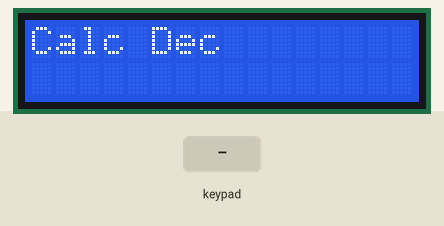
This sketch was run on a simulated Arduino Uno, built with avr-gcc and run on an emulated ATmega328P. Parts: 16×2 character LCD. Inputs (shaded band) come from the test bench.

Above: at 1.2 s.
1.3 s: keypad keys 7 + 5 = pressed 0.4 s apart
At 3.1 s:
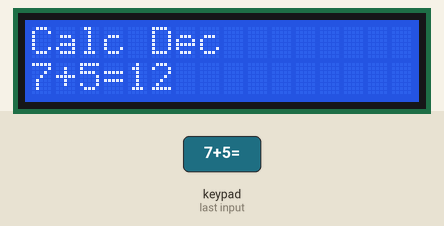
4.4 s: key '+' pressed
At 5.6 s:
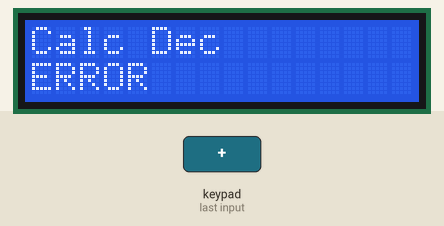
5.9 s: key '=' pressed
At 7.0 s:
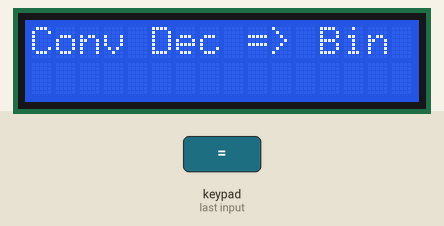
7.4 s: keypad keys 7 6 5 4 * pressed 0.4 s apart
At 10.4 s:
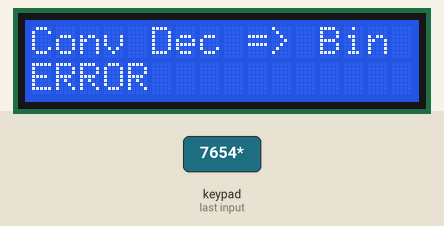
10.9 s: key 'C' pressed
At 11.9 s:
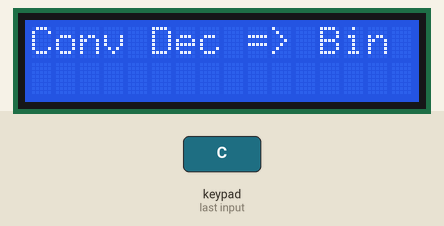
12.4 s: keypad keys 6 * 7 = pressed 0.4 s apart
At 14.9 s:
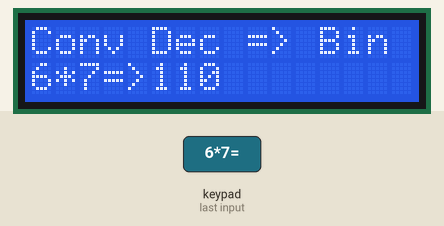
Timing chart, 0 to 16.4 s (numbered marks = the images above; inputs shaded):
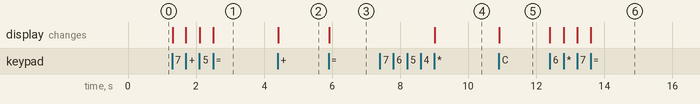

Measured:
- after the input at 1.3 s, the display: first changes at once (image 1 shows a later state)
- after the input at 4.4 s, the display: changes at once (image 2)
- after the input at 5.9 s, the display: changes at once (image 3)
- after the input at 7.4 s, the display: changes after 1.6 s (image 4)
- after the input at 10.9 s, the display: changes at once (image 5)
- after the input at 12.4 s, the display: first changes at once (image 6 shows a later state)

The sketch:

calculadora.ino
```cpp
#include <Keypad.h>
#include <Wire.h>
#include <LiquidCrystal.h>

/*
	PRA MUDAR A BASE, CLICA NO CANCEL QUANDO NAO TEM NADA DIGITADO
    PRA MUDAR O MODO DA CALCULADORA, APERTA NO = QUANDO NAO TEM NADA DIGITADO
*/


LiquidCrystal lcd(13, 12, 11, 10, 9, 8);

String first = "";
String second = "";
int maxDigitLength = 3;
char expr;
double total = 0;
int digitPos = 0;

const byte ROWS = 4;
const byte COLS = 4;

char keys[ROWS][COLS] = {
  {'1','2','3','+'},
  {'4','5','6','-'},
  {'7','8','9','*'},
  {'C','0','=','/'}
};
byte rowPins[ROWS] = {7,6,5,4}; //connect to the row pinouts of the keypad
byte colPins[COLS] = {3,2,A4,A5}; //connect to the column pinouts of the keypad

enum {CALCULADORA, CONVERSOR_DEC_BIN, CONVERSOR_BIN_DEC, CONVERSOR_DEC_OCT, CONVERSOR_OCT_DEC} ESTADO = CALCULADORA;
enum {FIRST, SECOND, ANSWERED} AWAITING = FIRST;
enum {DECIMAL, BINARIO, OCTAL} BASE = DECIMAL;

//initialize an instance of class NewKeypad
Keypad customKeypad = Keypad( makeKeymap(keys), rowPins, colPins, ROWS, COLS);

void setup(){
  lcd.begin(16, 2);               // start lcd
  //lcd.setCursor(0,1);
  lcd.clear();
  lcd.setCursor(0, 0);
  //Serial.begin(9600);
  lcd.print("Calc");
  lcd.setCursor(5, 0);
  lcd.print("Dec");
  lcd.setCursor(0, 0);
}


void loop(){
  keypad();
}

String calculate(){
  long result = 0;
  first = convert(first);
  second = convert(second);
  switch(expr){
    case '+':
    result = first.toInt() + second.toInt();
    break;
    case '-':
    result = first.toInt() - second.toInt();
    break;
    case '*':
    result = first.toInt() * second.toInt();
    break;
    case '/':
    if(first.toInt() == 0 || second.toInt() == 0){error(); return "";}
    result = first.toInt() / second.toInt();
    break;
  }
  return reconvert(String(result));
}

String reconvert(String n){ // decimal para x
  int base = 0;
  String result = "";
  int num = n.toInt();
  switch(BASE){
    case BINARIO:
    base = 2;
    break;
    case OCTAL:
    base = 8;
    break;
  }
  if(BASE == DECIMAL || num < base){
    return n;
  }
  while(num >= base){
    result.concat(num % base);
    num = num / base;
    if(num < base)result.concat(num);
  }
  result = invert(result);
  return result;
}

String convert(String str){ // x para decimal
  int base = 0;
  int result = 0;
  switch(BASE){
    case BINARIO:
    base = 2;
    break;
    case OCTAL:
    base = 8;
    break;
  }
  if(BASE == DECIMAL){
    return str;
  }
  int n = 0;
  for(int i = 0, p = str.length() - 1; i < str.length(); i++, p--){
    n = String(str.charAt(i)).toInt();
    result += n*pow(base, p);
  }
  return String(result);
}

int pow(int base, int expo){
  int result = base;
  if(expo == 1)return base;
  else if(expo == 0) return 1;
    while(expo > 1){
    result = result*base;
    expo--;
  }
  return result;
}

String invert(String str){
  if(str.length() == 1) return str;
  String result = "";
  for(int i = str.length() - 1; i >= 0; i--){
    result += str.charAt(i);
  }
  return result;
}

void error(){
  clear();
  printLcd("ERROR");
  AWAITING = ANSWERED;
}

bool toDecimal = false;
void changeMode(){
  clear();
  lcd.setCursor(0,0);
  switch(ESTADO){
    case CALCULADORA:
    BASE = BINARIO;
    ESTADO = CONVERSOR_DEC_BIN;
    toDecimal = false;
    lcd.print("Conv");
    lcd.setCursor(5,0);
    lcd.print("Dec => Bin");
    break;
    default:
    ESTADO = CALCULADORA;
    BASE = DECIMAL;
    lcd.print("Calc");
    lcd.setCursor(5,0);
    lcd.print("Dec       ");
    break;
  }
}

void changeBase(){
  if(ESTADO == CALCULADORA){
    AWAITING = FIRST;
    switch(BASE){
      case DECIMAL:
      BASE = BINARIO;
      lcd.setCursor(5, 0);
      lcd.print("Bin");
      break;
      case BINARIO:
      BASE = OCTAL;
      lcd.setCursor(5, 0);
      lcd.print("Oct");
      break;
      case OCTAL:
      BASE = DECIMAL;
      lcd.setCursor(5, 0);
      lcd.print("Dec");
      break;
    }
  }else{
    switch(ESTADO){
      case CONVERSOR_DEC_BIN:
      toDecimal = true;
      ESTADO = CONVERSOR_BIN_DEC;
      lcd.setCursor(5,0);
      lcd.print("Bin => Dec");
      break;
      case CONVERSOR_BIN_DEC:
      toDecimal = false;
      BASE = OCTAL;
      ESTADO = CONVERSOR_DEC_OCT;
      lcd.setCursor(5,0);
      lcd.print("Dec => Oct");
      break;
      case CONVERSOR_DEC_OCT:
      toDecimal = true;
      ESTADO = CONVERSOR_OCT_DEC;
      lcd.setCursor(5,0);
      lcd.print("Oct => Dec");
      break;
      case CONVERSOR_OCT_DEC:
      ESTADO = CONVERSOR_DEC_BIN;
      toDecimal = false;
      lcd.setCursor(5,0);
      lcd.print("Dec => Bin");
      break;
    }
  }
}

void printLcd(String s){
  lcd.setCursor(digitPos,1);
  lcd.print(s);
  digitPos += s.length();
}

void clear(){
  for(int i = 0; i < digitPos; i++){
    lcd.setCursor(i,1);
    lcd.print(" ");
  }
  first = "";
  second = "";
  digitPos = 0;
}

void keypad(){
  char key = customKeypad.getKey();
  switch(key){
    case '0' ... '9':
    if(AWAITING == FIRST && first.length() <= maxDigitLength){
      first += key;
      printLcd(String(key));
    }else if(AWAITING == SECOND && second.length() <= maxDigitLength){
      second += key;
      printLcd(String(key));
    }
    break;
    case '+':
    case '-':
    case '*':
    case '/':
    if(AWAITING != FIRST){
      error();
    }else{
      printLcd(String(key));
      expr = key;
      AWAITING = SECOND;
    }
    break;
    case '=':
    if(first == ""){
      changeMode();
    }else if(AWAITING != ANSWERED){
      if(ESTADO == CALCULADORA){
        printLcd("=");
        printLcd(calculate());
      }else{
        printLcd("=>");
        if(toDecimal){
          printLcd(convert(first));
        }else{
          printLcd(reconvert(first));
        }
      }
      AWAITING = ANSWERED;
    }
    break;
    case 'C':
    if(first == "" && AWAITING != ANSWERED){
      changeBase();
      clear();
    }else{
      AWAITING = FIRST;
      clear();
    }
    break;
  }
}
```
